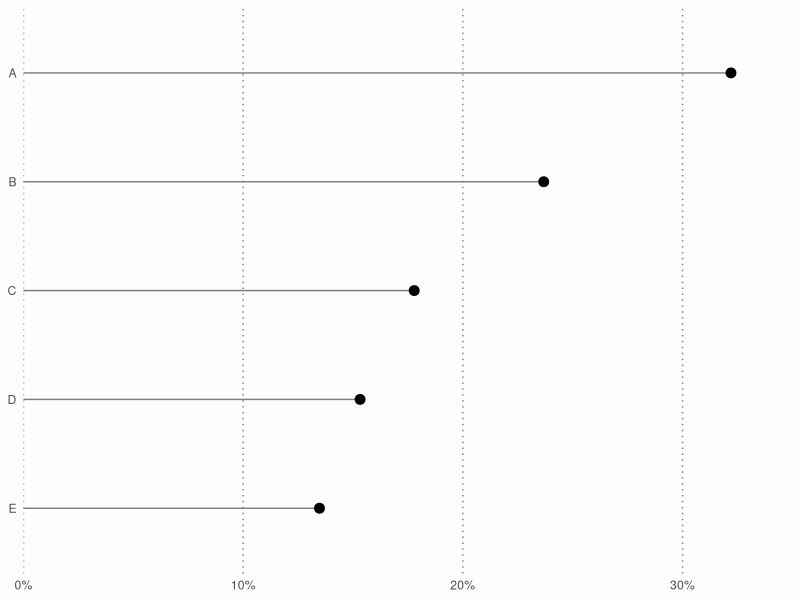
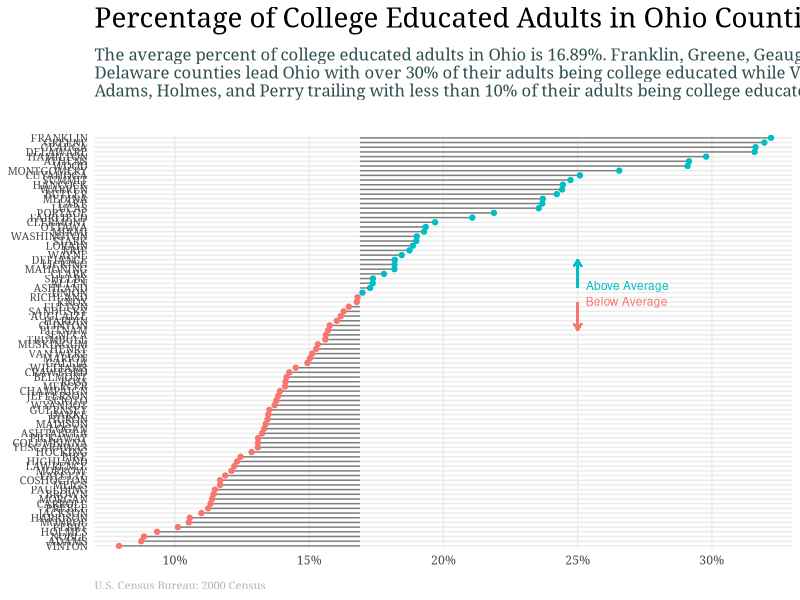

R code for these plots, in order:
library(ggplot2)
library(dplyr)

?midwest

##################
# Bar Chart icon #
##################

icon <- midwest %>%
        filter(state == "OH") %>%
        select(county, percollege) %>%
        arrange(desc(percollege)) %>%
        slice(c(1, 15, 30, 45, 60)) %>%
        arrange(percollege) %>%
        mutate(county = factor(county, levels = .$county),
               percollege = percollege / 100)

ggplot(icon, aes(percollege, county)) +
        geom_segment(aes(x = 0, y = county, xend = percollege, yend = county), color = "grey50") +
        geom_point(size = 3) +
        scale_y_discrete(labels = rev(LETTERS[1:5])) +
        scale_x_continuous(limits = c(0, .35), labels = scales::percent, expand = c(0, 0)) +
        theme_minimal() +
        theme(plot.background = element_rect(fill = "#fdfdfd", color = "#fdfdfd", size = .2),
              axis.ticks = element_blank(),
              axis.title = element_blank(),
              panel.grid.major.x = element_line(color = "grey50", linetype = "dotted"),
              panel.grid.major.y = element_blank(),
              panel.grid.minor = element_blank(),
              legend.position = "none")




# final graphic
ohio <- midwest %>%
        filter(state == "OH") %>%
        select(county, percollege) %>%
        arrange(percollege) %>%
        mutate(Avg = mean(percollege, na.rm = TRUE),
               Above = ifelse(percollege - Avg > 0, TRUE, FALSE),
               county = factor(county, levels = .$county))

ggplot(ohio, aes(percollege/100, county, color = Above)) +
        geom_segment(aes(x = Avg/100, y = county, xend = percollege/100, yend = county), color = "grey50") +
        geom_point() +
        annotate("text", x = .25, y = "ALLEN", label = "Above Average", color = "#00BFC4", size = 3, hjust = -0.1, vjust = .75) +
        annotate("text", x = .25, y = "FULTON", label = "Below Average", color = "#F8766D", size = 3, hjust = -0.1, vjust = -.1) +
        geom_segment(aes(x = .25, xend = .25 , y = "ASHLAND", yend = "DEFIANCE"),
                     arrow = arrow(length = unit(0.2,"cm")), color = "#00BFC4") +
        geom_segment(aes(x = .25, xend = .25 , y = "KNOX", yend = "PUTNAM"),
                     arrow = arrow(length = unit(0.2,"cm")), color = "#F8766D") +
        scale_x_continuous(labels = scales::percent, expand = c(0, 0), limits = c(.07, .33)) +
        labs(title = "Percentage of College Educated Adults in Ohio Counties",
             subtitle = "The average percent of college educated adults in Ohio is 16.89%. Franklin, Greene, Geauga, and \nDelaware counties lead Ohio with over 30% of their adults being college educated while Vinton, \nAdams, Holmes, and Perry trailing with less than 10% of their adults being college educated.",
             caption = "U.S. Census Bureau: 2000 Census") +
        theme_minimal() +
        theme(axis.title = element_blank(),
              panel.grid.minor = element_blank(),
              legend.position = "none",
              text = element_text(family = "Georgia"),
              axis.text.y = element_text(size = 8),
              plot.title = element_text(size = 20, margin = margin(b = 10), hjust = 0),
              plot.subtitle = element_text(size = 12, color = "darkslategrey", margin = margin(b = 25)),
              plot.caption = element_text(size = 8, margin = margin(t = 10), color = "grey70", hjust = 0))
        
        